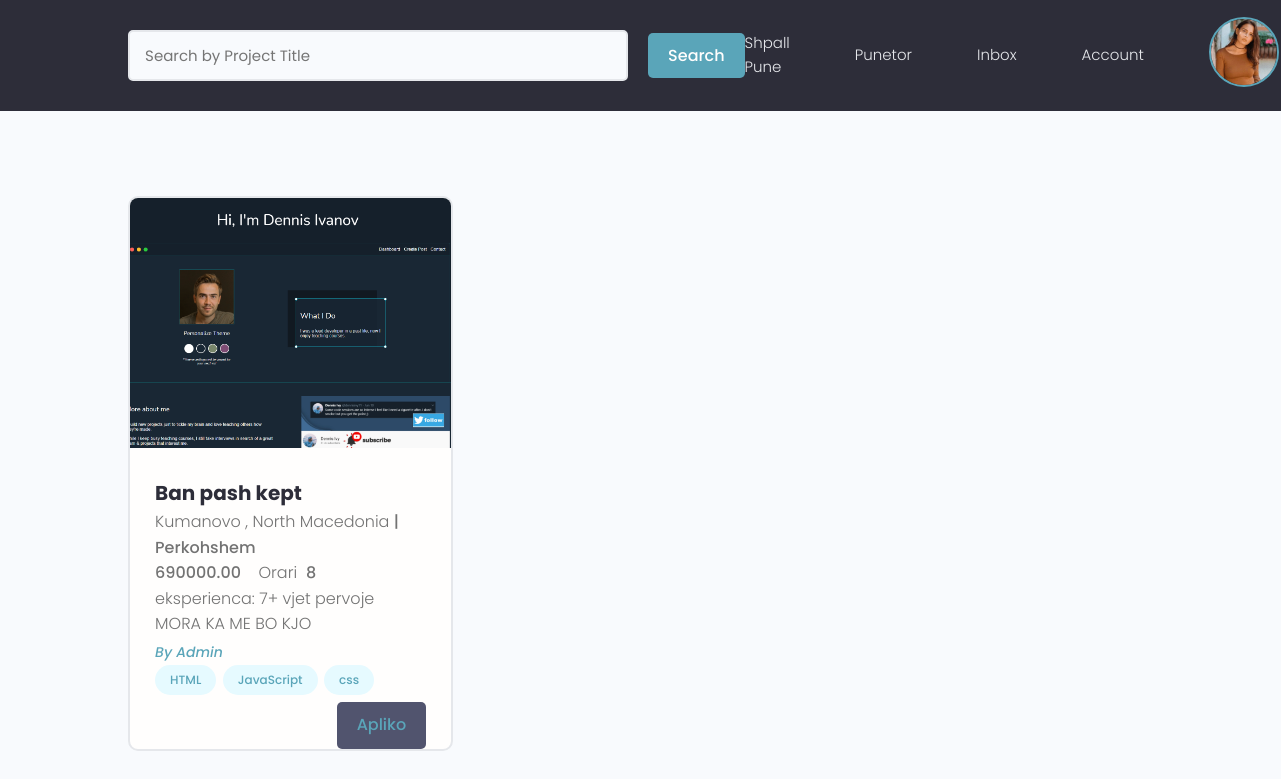
The page /kerko-pune/ (signed in) on the database its author committed.
### users/models.py (models this page shows, shortened)
class Profile(models.Model):
    user = models.OneToOneField(User , on_delete = models.CASCADE ,  null=True , blank=True)
    name = models.CharField(max_length=150 , null=True , blank=True)
    sur_name = models.CharField(max_length=150 , null=True , blank=True)
    email = models.EmailField(max_length=500 , blank=True , null=True)
    username = models.CharField(max_length=200 ,unique = True ,blank=True , null=True)
    profilepic = models.ImageField(blank=True , null=True, upload_to='profiles/', default='static/images/profiles/user-default.png')
    bio = models.TextField(blank=True , null=True)
    skills = models.ManyToManyField('Skills', blank=True)
    CV = models.FileField(upload_to='CV/',blank=True , null=True)
    resume = models.FileField(upload_to='Resume/',blank=True , null=True)
    birth_date = models.DateField(blank=True, null=True)
    business = models.BooleanField(default=False)
    location = models.CharField(max_length=200 , blank=True , null=True)
    created = models.DateTimeField(auto_now_add = True)
    id = models.UUIDField(default=uuid.uuid4 , unique=True ,
                        primary_key=True , editable=False)
    def __str__(self):
        return str(self.username)

class Skills(models.Model):
    field = models.ManyToManyField(Field)
    name = models.CharField(max_length=200 , blank=True , null=True)
    description = models.TextField(blank=True , null=True)
    created = models.DateTimeField(auto_now_add = True)
    id = models.UUIDField(default=uuid.uuid4 , unique=True ,
                        primary_key=True , editable=False)
    def __str__(self):
        return str(self.name)

### pune/models.py (models this page shows, shortened)
class Pune(models.Model):
    business = models.ForeignKey(Profile , on_delete=models.CASCADE , blank=True)
    title = models.CharField(max_length=255)
    bio = models.TextField(blank=True , null=True)
    image = models.ImageField(blank=True , null=True, upload_to='profiles/', default='static/images/default.jpg')
    location = models.CharField(max_length=200 , blank=True , null=True)
    perkohshmeri = models.BooleanField(default=False)
    skills = models.ManyToManyField(Skills, blank=True)
    experience = models.CharField(max_length=255 , choices=EXPERIENCE)
    pagesa = models.DecimalField(decimal_places=2 , max_digits=10)
    orari = models.PositiveIntegerField(default=0)
    created = models.DateTimeField(auto_now_add = True)
    id = models.UUIDField(default=uuid.uuid4 , unique=True ,
                        primary_key=True , editable=False)

### pune/views.py (the view)
# urls.py: path('kerko-pune/', views.kerkoPune , name='kerko-pune'),
def kerkoPune(request):
    pune = Pune.objects.all()
    context = {
        'pune':pune,
    }
    return render(request , 'pune/kerkopune.html',context)

### pune/templates/pune/kerkopune.html (shortened to what this page needs)
{% extends 'base.html' %}
{% block content %}
<section class="projectsList">
    <div class="container">
      <div class="grid grid--three">
      {% for pune in pune %}
        <div class="column">
          <div class="card project">
            <a href="{% url 'single-pune' pune.id %}" class="project">
              <img class="project__thumbnail" src="{{pune.image.url}}" alt="project thumbnail" />
              <div class="card__body">
                <h3 class="project__title">{{pune.title}}</h3>
                <p>{{pune.location}} <strong>{% if pune.perkohshmeri == True %}| Perkohshem {% endif %}</strong></p>
                <p><strong>{{pune.pagesa}}</strong>&nbsp;&nbsp;&nbsp; Orari &nbsp;<strong>{{pune.orari}}</strong></p>
                <p>eksperienca: {{pune.experience}}</p>
                <p>{{pune.bio|truncatewords:10}}</p>
                <p><a class="project__author" href="{% url 'profile' pune.business %}">By {{ pune.business.name }}</a></p>
                <div class="project__tags">
                  {% for skill in pune.skills.all %}
                  <span class="tag tag--pill tag--main">
                    <small>{{skill}}</small>
                  </span>
                  {% endfor %}
                  <button style="float: right;" class="btn btn--sub">
                    <a href="">Apliko</a>
                  </button>
                </div>
              </div>
            </a>
          </div>
        </div>
        {% endfor %}
      </div>
    </div>
  </section>
{% endblock content %}

### templates/navbar.html (shortened to what this page needs)
{% load static %}
<header class="header">
    <div class="container container">
      <div class="hero-section__search">
        <form id="searchForm" class="form" action="" method="get">
          <div class="form__field">
            <input class="input input--text" id="formInput#search" type="text" name="search_query"
              value="{{search_query}}" placeholder="Search by Project Title" />
          </div>
          <input type="submit" class="btn btn--main" value="Search" />
        </form>
      </div>
      <nav class="header__nav">
        <ul class="header__menu">
          {% if request.path == '/kerko-pune/' %}
          <li class="header__menuItem"><a href="{% url 'shpall-pune' %}">Shpall Pune</a></li>
          {% else %}
          <li class="header__menuItem"><a href="{% url 'kerko-pune' %}">Pune</a></li>
          {% endif %}
          <li class="header__menuItem"><a href="projects">Punetor</a></li>
          {% if request.user.is_authenticated %}
          <li class="header__menuItem"><a href="inbox">Inbox</a></li>
          <li class="header__menuItem"><a href="{% url 'profile' user.profile.username %}">Account</a></li>
        <span onclick="openNav()">
            {% if user.profile.profilepic %}
            <img class="avatar avatar--md" src="{{ user.profile.profilepic.url }}" >
            {% else %}
            <img src="{% static 'images/profiles/user-default.png' %}" class="avatar avatar--md">
            {% endif %}
        </span>
          {% else %}
          <li class="header__menuItem"><a href="{% url 'login' %}" class="btn btn--sub">Login/Sign Up</a></li>
          {% endif%}
        </ul>
      </nav>
    </div>
</header>

### static/styles/app.css (style rules this page uses)
:root { --color-sub: #2d2d39; }
.btn--sub { background-color: var(--color-sub-light); }
.card { border: 2px solid var(--color-light); }
img { width: 100%; }
.header { position: sticky; z-index: 111; background-color: var(--color-sub); padding: 1.5rem 0; }
.header > .container { display: flex; justify-content: space-between; align-items: center; }
.header__nav > ul { display: inline-flex; align-items: center; list-style: none; gap: 6.5rem; }
.header__menuItem > a { color: var(--color-light); font-weight: 300; }
.hero-section__search > .form { display: flex; align-items: center; justify-content: center; gap: 2rem; }
.hero-section__search > .form input.input--text { width: 50rem; }
.project__author { font-size: 1.4rem; font-style: italic; }
.projectsList { margin-top: 8rem; }
.project__thumbnail { height: 25rem; object-fit: cover; object-position: top center; }
.project__title { font-size: 2rem; font-weight: 700; color: var(--color-sub); }

### static/uikit/styles/modules/_variables.css (style rules this page uses)
:root { --color-main: #5aa5b9; --color-main-light: #e6faff; --color-sub: #3f4156; --color-sub-light: #51546e; --color-sub-lighter: #ededfd; --color-text: #737373; --color-gray: #8b8b8b; --color-light: #e5e7eb; --color-light-gray: #767676; --color-bg: #f8fafd; --color-white: #fffefd; --color-white-light: #f3f3f3; --color-success: #359e64; --color-success-bg: #def8e8; --color-error: #fc4b0b; --color-error-bg: #fff2ee; --font-base: 'Poppins', arial, helvetica, 'Segoe UI', roboto, ubuntu, sans-serif; --font-monospace: 'Fira Code', 'Courier New', courier, monospace; --font-regular: 300; --font-medium: 500; --font-bold: 700; --generic-shadow: 1px 1px 5px #00000010; --generic-transition: all 0.3s ease-in-out; }

### static/uikit/styles/modules/_base.css (style rules this page uses)
* { margin: 0; padding: 0; box-sizing: border-box; text-rendering: optimizeLegibility; color: inherit; font-size: inherit; }
html { font-size: 50%; }
@media only screen and (min-width: 480px) { html { font-size: 56.25%; } }
@media only screen and (min-width: 1200px) { html { font-size: 62.5%; } }
body { line-height: 1.6; font-weight: 400; font-size: 1.5rem; color: var(--color-text); background-color: var(--color-bg); min-height: 100vh; }

### static/uikit/styles/modules/_typography.css (style rules this page uses)
* { font-family: var(--font-base); }
h3 { font-size: 3.2rem; font-weight: var(--font-medium); }
p, span, strong { font-size: 1.6rem; color: var(--color-text); font-weight: var(--font-regular); }
strong { font-weight: var(--font-medium); }
a { padding-bottom: 2px; text-decoration: none; display: inline-block; color: var(--color-main); font-weight: var(--font-medium); }

### static/uikit/styles/modules/_utilities.css (style rules this page uses)
.container { width: 92%; max-width: 165rem; margin: 0 auto; box-sizing: border-box; }
@media screen and (min-width: 1000px) { .container { width: 90%; } }
@media screen and (min-width: 1200px) { .container { width: 80%; } }

### static/uikit/styles/modules/_avatar.css (style rules this page uses)
.avatar { border-radius: 50%; border: 2px solid var(--color-main); object-fit: cover; }
.avatar--md { height: 7rem; width: 7rem; }

### static/uikit/styles/modules/_button.css (style rules this page uses)
.btn { display: inline-block; position: relative; cursor: pointer; background-color: var(--color-light); font-weight: var(--font-medium); color: var(--color-sub); text-decoration: none; padding: 1rem 2rem; border-radius: 0.5rem; border: none; width: -webkit-fit-content; width: -moz-fit-content; width: fit-content; height: -webkit-fit-content; height: -moz-fit-content; height: fit-content; font-size: 1.6rem; outline-width: 0; outline-color: transparent; -webkit-backface-visibility: hidden; backface-visibility: hidden; transition: all 0.3s ease-in-out; }
.btn--main { background-color: var(--color-main); color: var(--color-white); }
.btn--sub { background-color: var(--color-sub); color: var(--color-white); }

### static/uikit/styles/modules/_card.css (style rules this page uses)
.card { border-radius: 1rem; background-color: var(--color-white); border: 1.5px solid var(--color-light); width: auto; height: auto; margin-top: 0.5rem; margin-bottom: 0.5rem; overflow: hidden; }
.card__body, .card__header { padding: 2rem 2.5rem; }

### static/uikit/styles/modules/_form.css (style rules this page uses)
.form { display: block; }
.form__field { margin-top: 1.5rem; margin-bottom: 1.5rem; }
input.input[type='text'], input.input[type='email'], input.input[type='password'], input.input[type='number'], select.input, textarea.input { min-width: 24rem; width: 100%; padding: 1.2rem 1.5rem; border-radius: 0.5rem; border: 2px solid var(--color-light); transition: all 0.3s ease-in-out; background-color: var(--color-bg); }

### rows shown on the page
Pune: image (picture), title "Ban pash kept", location "Kumanovo , North Macedonia", perkohshmeri "| Perkohshem", pagesa "690000.00", orari "8", experience "7+ vjet pervoje", bio "MORA KA ME BO KJO", business.name "Admin"
Skills: name "HTML"
Skills: name "JavaScript"
Skills: name "css"
